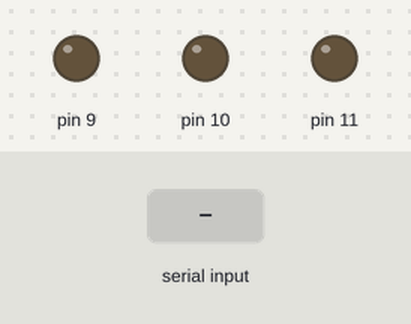
Simulated run of this sketch. Board: Arduino Uno, built with avr-gcc and run on an emulated ATmega328P. Parts: output pins drawn as LEDs (lit = HIGH). The test bench sets the inputs (shaded band).

Above: at 1.2 s.
1.3 s: "r" received over Serial
At 2.5 s:
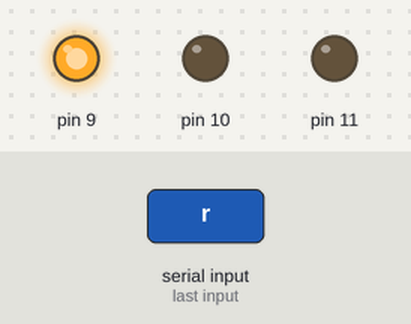
2.8 s: "g" received over Serial
At 3.8 s:
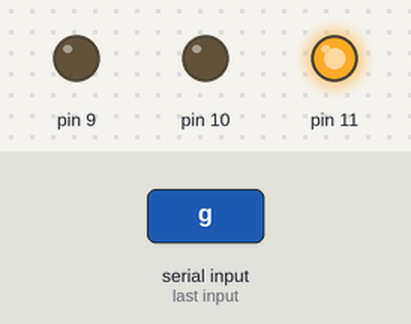
4.3 s: "b" received over Serial
At 4.9 s:
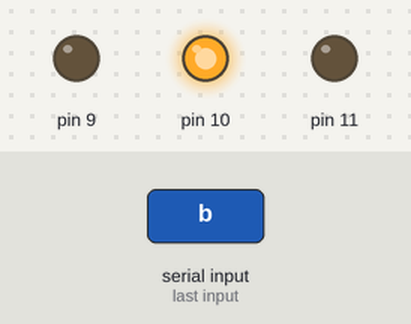
5.8 s: "1" received over Serial
At 7.2 s:
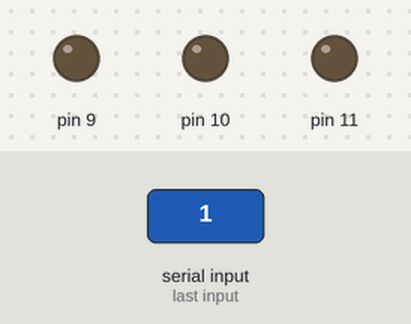
Timing chart, 0 to 8.3 s (numbered marks = the images above; inputs shaded):
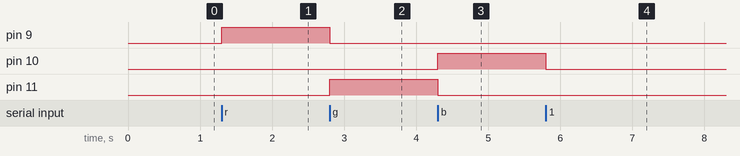

Measured:
- after the input at 1.3 s, pin 9: LOW → HIGH at once
- after the input at 2.8 s, pin 9: HIGH → LOW at once; pin 11: LOW → HIGH at once
- after the input at 4.3 s, pin 10: LOW → HIGH at once; pin 11: HIGH → LOW at once
- after the input at 5.8 s, pin 10: HIGH → LOW at once

The sketch:

serial-rgb-command.ino
```cpp
int command;

void allOff() {
  digitalWrite(9, LOW);
  digitalWrite(10, LOW);
  digitalWrite(11, LOW);
}

void setup() {
  Serial.begin(9600);
  pinMode(9, OUTPUT);
  pinMode(10, OUTPUT);
  pinMode(11, OUTPUT);
  allOff();
}

void loop() {
  if (Serial.available() > 0) {
    command = Serial.read();
    allOff();

    if (command == 'r') {
      digitalWrite(9, HIGH);
    } else if (command == 'g') {
      digitalWrite(11, HIGH);
    } else if (command == 'b') {
      digitalWrite(10, HIGH);
    }
  }
}
```
